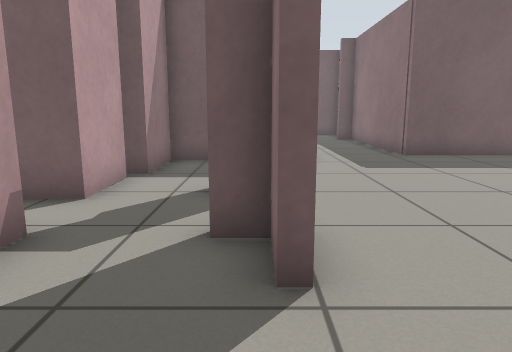
[1] (above)

20 first-person views from a walk through a world built for the Gazebo simulator. The camera is 0.72 m above the floor, tilts 10° down and sees 70° across. The floor is counted in squares, 0.5 m on a side. Each view is taken from the middle of a square. On the plan, view 1 faces up. The plan holds only what a view shows up to about 16 squares ahead; the rest is blank.

[2]
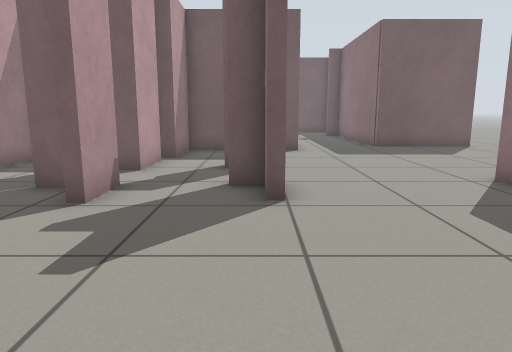

[3]
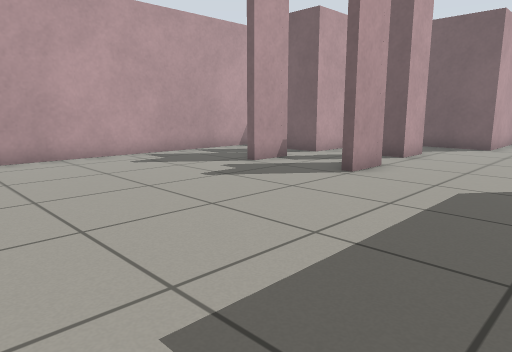

[4]
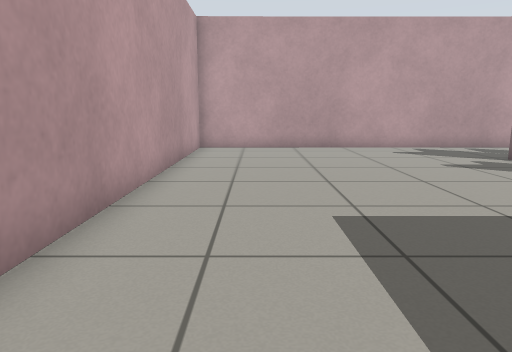

[5]
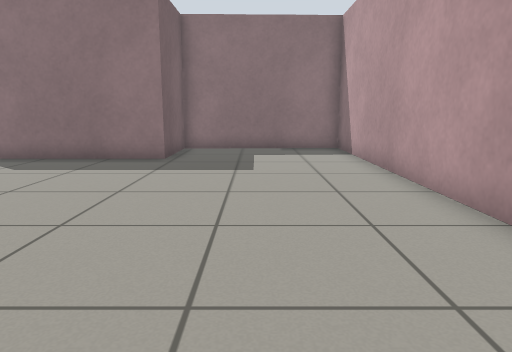

[6]
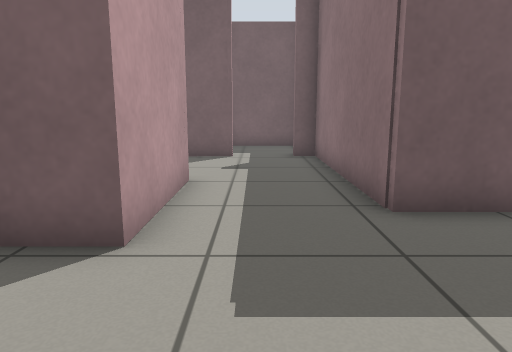

[7]
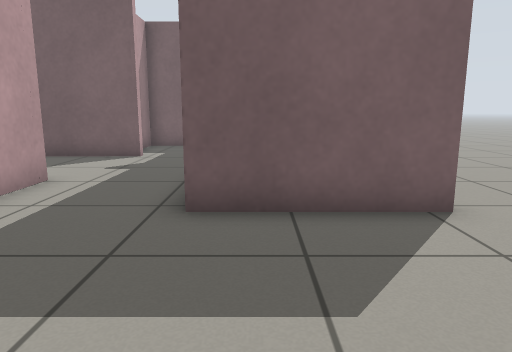

[8]
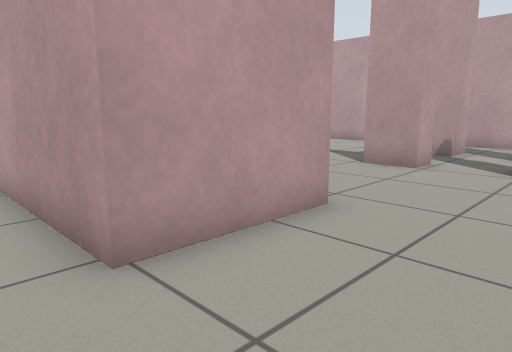

[9]
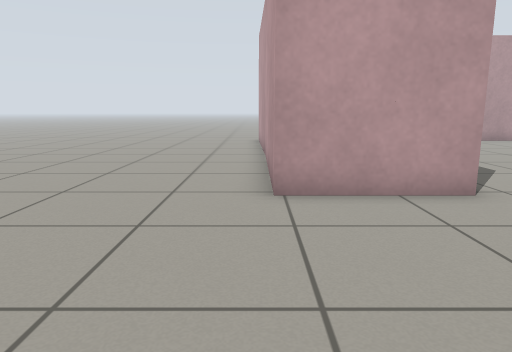

[10]
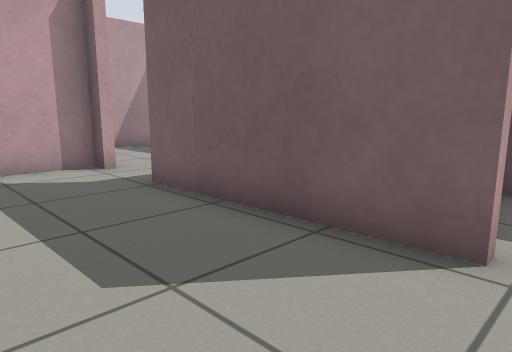

[11]
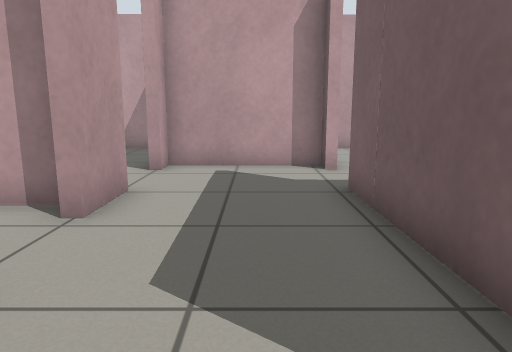

[12]
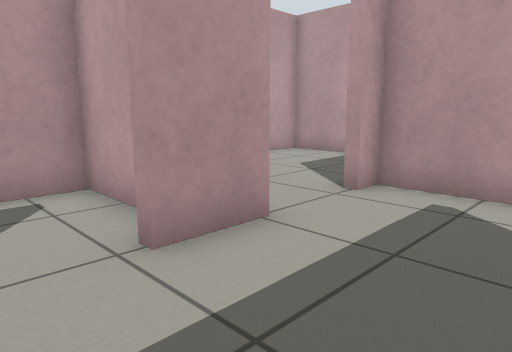

[13]
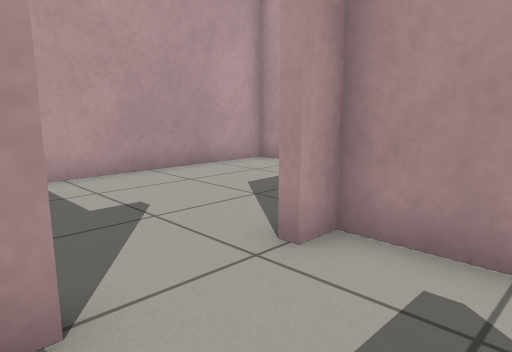

[14]
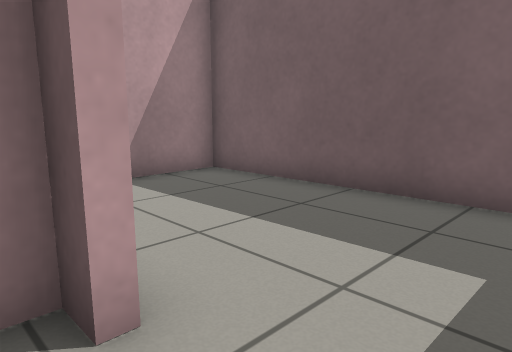

[15]
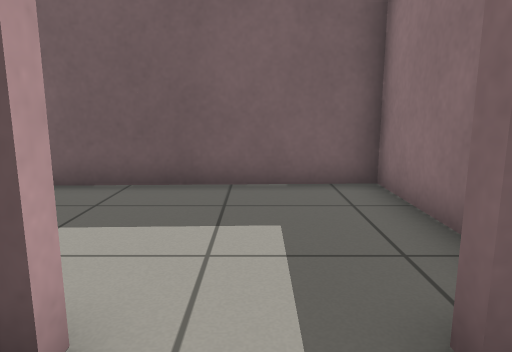

[16]
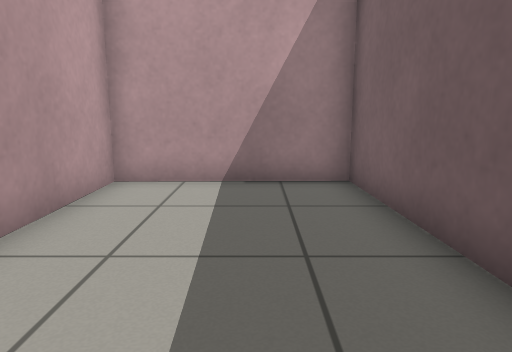

[17]
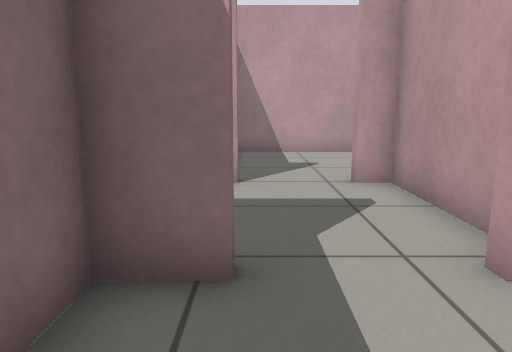

[18]
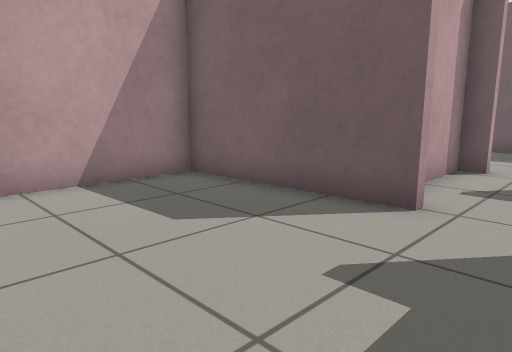

[19]
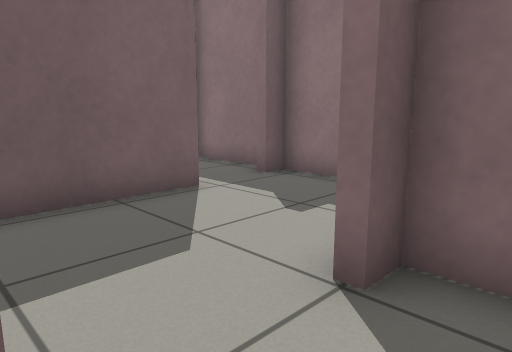

[20]
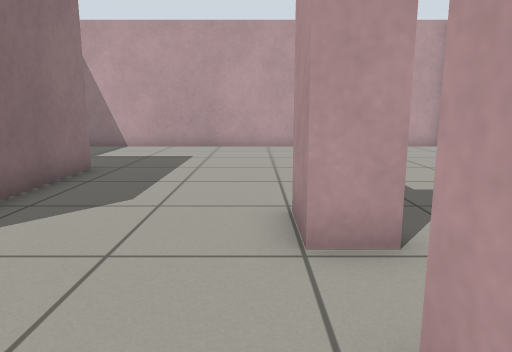

### Floor plan
Points are (right, up) in squares from view 1. A wall is a line through its corners. A room is listed if a view was taken in it or the views show most of it. See-through windows are left out.
Room 1 (views 1, 2, 3, 4, 5, 6, 7, 8, 9, 10, 11, 20)
walls: (0.2, 2.8) (0.2, 4) (-0.6, 4); (-0.6, 4.3) (0.5, 4.3) (0.5, 2.8); (0.2, 8) (0.2, 6.4) (-0.9, 6.4); (-3.6, 3.8) (-4.3, 3.8); (-2.7, 8) (-2.7, 5.9) (-4.2, 5.9); (-4.3, 4.1) (-2.7, 4.1) (-2.7, 2.6) (-3.1, 2.6); (-6.8, 8) (-6.8, -7.3) (8.6, -7.3) (8.4, -1.2) (5.2, -1.2) (5.2, 4.8) (8.7, 4.8) (8.7, -3.5); (8.9, 12.1) (4.9, 12.1) (4.9, 18.9) (4.2, 18.9); (1.6, 14.7) (1.6, 10.7) (-2.5, 10.7) (-2.5, 8.4); (2.3, 18.8) (0.6, 18.8); (4.9, 19.9) (4.9, 22.5) (1.6, 22.5) (1.6, 21.4)
ways out: opening at (1, 16.5) to room 2; opening at (9.5, 12); opening at (10, -4)
Room 2 (views 12, 19)
walls: (-1.8, 14.6) (-1.8, 14.3); (-2.5, 14) (-2.5, 11.1) (-1.1, 11.1); (1.3, 13.4) (1.3, 14.3); (0.6, 18.8) (-1.4, 18.7)
low walls: (0.6, 14.3) (0.6, 14.8)
ways out: opening at (1, 16.5) to room 1; opening at (-2.5, 16.5) to room 3
Room 3 (views 13, 14, 15)
walls: (-6, 18.7) (-6.8, 18.7) (-6.8, 14.6) (-6.2, 14.6); (-3.6, 14.3) (-3.6, 14.6) (-1.8, 14.6); (-1.4, 18.7) (-3.9, 18.7)
ways out: opening at (-2.5, 16.5) to room 2; opening at (-5, 19) to room 4; opening at (-5, 14) to room 5
Room 4 (views 16, 17)
walls: (-2.6, 19.1) (-2.5, 24.3) (-11.6, 24) (-11.5, 19.1) (-8, 19.1)
low walls: (-3.9, 19.1) (-2.6, 19.1)
ways out: opening at (-5, 19) to room 3
Room 5 (view 18)
walls: (-6.2, 14.6) (-6.2, 14.3) (-11.4, 14.1) (-11.3, 8.7) (-3.3, 8.7)
ways out: opening at (-5, 14) to room 3

Positions as (right, up) in squares from view 1, and headings:
1: (0, 0), facing up
2: (0, -3), facing up
3: (5, -5), facing up-left
4: (8, -5), facing left
5: (-6, -4), facing right
6: (3, 7), facing up
7: (6, 7), facing up
8: (10, 8), facing down-left
9: (9, 11), facing down
10: (3, 15), facing up-left
11: (3, 17), facing left
12: (0, 18), facing down-left
13: (-3, 17), facing down-left
14: (-4, 18), facing up-left
15: (-5, 17), facing up
16: (-4, 22), facing left
17: (-4, 22), facing down
18: (-4, 9), facing up-left
19: (-2, 13), facing up-right
20: (1, 8), facing down
